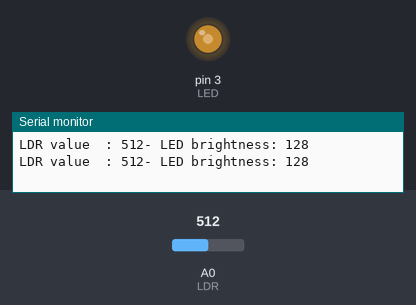
This sketch was run on a simulated Arduino Uno, built with avr-gcc and run on an emulated ATmega328P. On the bench: output pins drawn as LEDs (lit = HIGH), the last lines printed to the serial monitor. The test bench sets the inputs (shaded band); at power-on: A0 (LDR) = 512.

Above: at 1.8 s.
1.9 s: A0 (LDR) set to 306
At 3.1 s:
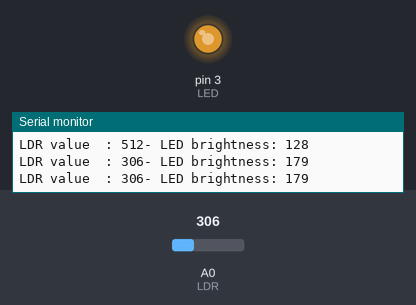
3.5 s: A0 (LDR) set to 122
At 4.6 s:
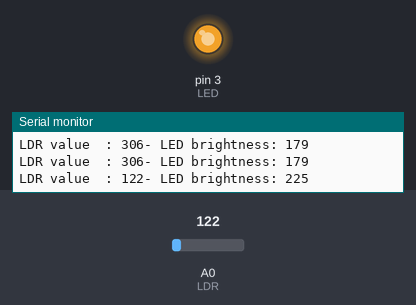
5.5 s: A0 (LDR) set to 900
At 7.2 s:
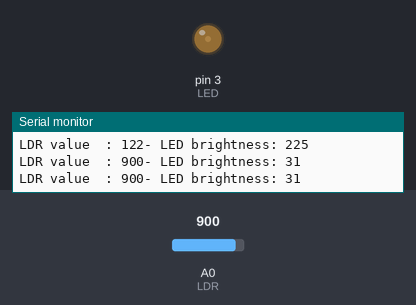
7.5 s: A0 (LDR) set to 1023
At 9.0 s:
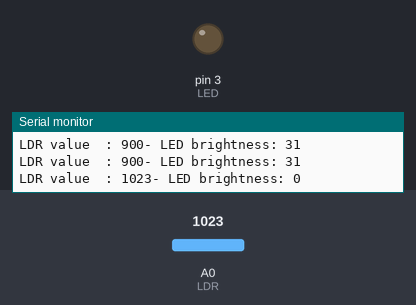
9.5 s: A0 (LDR) set to 511
At 10.6 s:
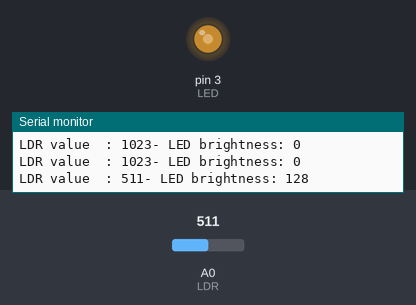
Timing chart, 0 to 12.5 s (numbered marks = the images above; inputs shaded):
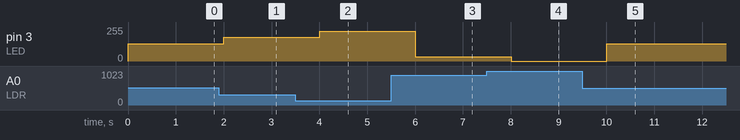

Measured:
- after the input at 1.9 s, pin 3 (LED): 128/255 → 179/255 after 0.10 s
- after the input at 3.5 s, pin 3 (LED): 179/255 → 225/255 after 0.50 s
- after the input at 5.5 s, pin 3 (LED): 225/255 → 31/255 after 0.50 s
- after the input at 7.5 s, pin 3 (LED): 31/255 → 0/255 after 0.51 s
- after the input at 9.5 s, pin 3 (LED): 0/255 → 128/255 after 0.51 s

The sketch:

ldr_led.ino
```cpp
const int LDR = A0;
const int LED = 3;
int input_val = 0;
int ledbrightness = 0;
void setup() {
  // put your setup code here, to run once:
  Serial.begin(9600);
  pinMode(LED, OUTPUT);

}

void loop() {
  // put your main code here, to run repeatedly:
  input_val = analogRead(LDR);
  ledbrightness = map(input_val, 0, 1023, 255, 0);
  analogWrite(LED, ledbrightness);
  Serial.print("LDR value  : ");
  Serial.print(input_val);
  Serial.print("- LED brightness: ");
  Serial.println(ledbrightness);
  delay(1000);
}
```
